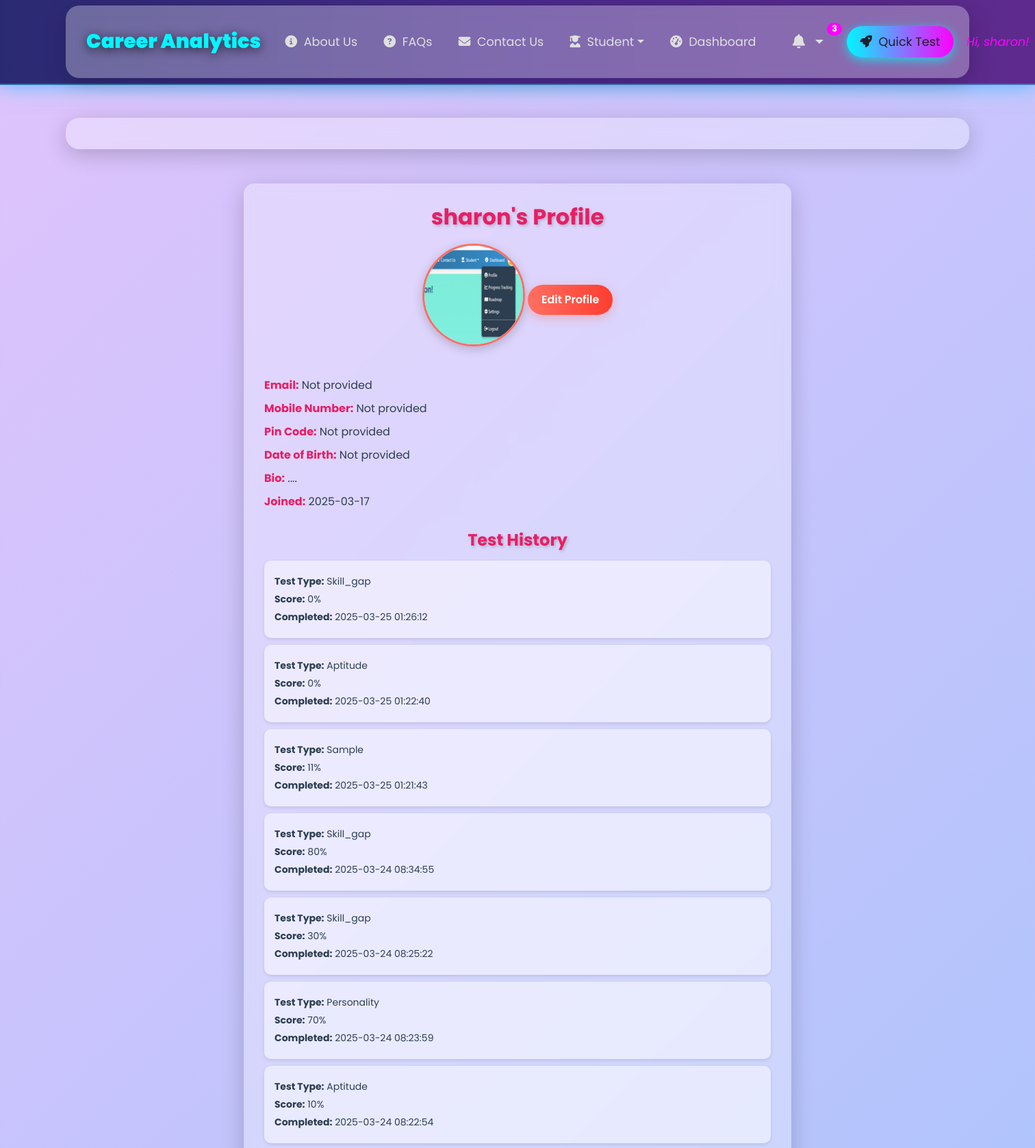
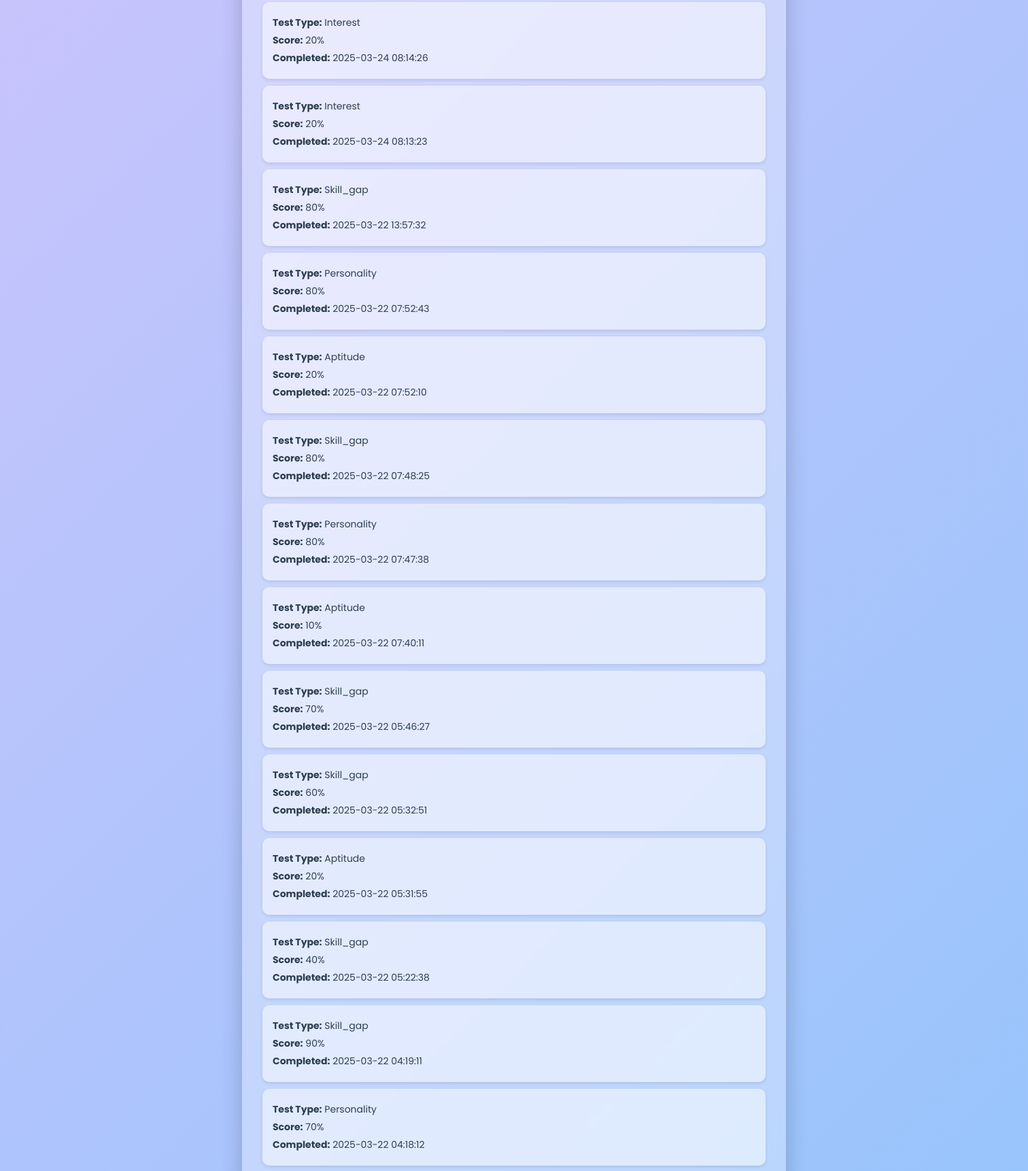
The page /profile (signed in, upper part) on the database its author committed (2 pictures, top to bottom).
### app.py (models this page shows)
class User(UserMixin, db.Model):
    id = db.Column(db.Integer, primary_key=True)
    username = db.Column(db.String(150), unique=True, nullable=False)
    password = db.Column(db.String(150), nullable=False)
    email = db.Column(db.String(150), unique=True, nullable=True)
    mobile_number = db.Column(db.String(15), nullable=True)
    pin_code = db.Column(db.String(10), nullable=True)
    dob = db.Column(db.DateTime, nullable=True)
    created_at = db.Column(db.DateTime, default=datetime.utcnow)
    tests = db.relationship('TestResult', backref='user', lazy=True)
    theme = db.Column(db.String(20), default='dark')
    animations_enabled = db.Column(db.Boolean, default=True)
    profile_image = db.Column(db.String(150), nullable=True, default='images/default_profile.jpg')
    bio = db.Column(db.Text, nullable=True)  # Added bio field to User model
    badges = db.relationship('Badge', backref='user', lazy=True)
    notifications = db.relationship('Notification', backref='user', lazy=True)

class TestResult(db.Model):
    id = db.Column(db.Integer, primary_key=True)
    user_id = db.Column(db.Integer, db.ForeignKey('user.id'), nullable=True)
    test_type = db.Column(db.String(50), nullable=False)
    score = db.Column(db.Integer, nullable=False)
    time_spent = db.Column(db.Integer, nullable=True)
    details = db.Column(db.Text, nullable=True)  # Store JSON string of detailed results
    completed_at = db.Column(db.DateTime, default=datetime.utcnow)

### app.py (the view)
@app.route('/profile')
@login_required
def profile():
    test_history = TestResult.query.filter_by(user_id=current_user.id).order_by(TestResult.completed_at.desc()).all()
    badges = Badge.query.filter_by(user_id=current_user.id).order_by(Badge.date_earned.desc()).all()
    notifications = Notification.query.filter_by(user_id=current_user.id, is_read=False).order_by(Notification.date.desc()).limit(5).all()
    return render_template('profile.html', user=current_user, test_history=test_history, badges=badges, active_page='profile', notifications=notifications)

### app.py (called while the page is built)
@login_manager.user_loader
def load_user(user_id):
    return db.session.get(User, int(user_id))

### templates/profile.html (shortened to what this page needs)
{% extends "base.html" %}
{% block content %}
<div class="profile-container">
    <div class="profile-header">
        <h1>{{ user.username }}'s Profile</h1>
        <img src="{{ url_for('static', filename=user.profile_image if user.profile_image else 'images/default_profile.jpg') }}" alt="Profile Picture" class="profile-image">
        <a href="{{ url_for('profile_edit') }}" class="btn-edit">Edit Profile</a>
    </div>
    <div class="profile-info">
        <p><strong>Email:</strong> {{ user.email or 'Not provided' }}</p>
        <p><strong>Mobile Number:</strong> {{ user.mobile_number or 'Not provided' }}</p>
        <p><strong>Pin Code:</strong> {{ user.pin_code or 'Not provided' }}</p>
        <p><strong>Date of Birth:</strong> {{ user.dob.strftime('%Y-%m-%d') if user.dob else 'Not provided' }}</p>
        <p><strong>Bio:</strong> {{ user.bio or 'No bio available' }}</p>
        <p><strong>Joined:</strong> {{ user.created_at.strftime('%Y-%m-%d') }}</p>
    </div>
    <div class="test-history">
        <h2>Test History</h2>
        {% if test_history %}
            <ul>
                {% for test in test_history %}
                    <li>
                        <p><strong>Test Type:</strong> {{ test.test_type | capitalize }}</p>
                        <p><strong>Score:</strong> {{ test.score }}%</p>
                        <p><strong>Completed:</strong> {{ test.completed_at.strftime('%Y-%m-%d %H:%M:%S') }}</p>
                    </li>
                {% endfor %}
            </ul>
        {% else %}
            <p>No tests taken yet.</p>
        {% endif %}
    </div>
</div>
{% endblock %}

### templates/base.html (shortened to what this page needs)
<!DOCTYPE html>
<html lang="en">
<head>
    <link href="https://cdn.jsdelivr.net/npm/bootstrap@5.3.0/dist/css/bootstrap.min.css" rel="stylesheet">
    <link rel="stylesheet" href="{{ url_for('static', filename='css/main.css') }}">
    <link rel="stylesheet" href="https://cdnjs.cloudflare.com/ajax/libs/font-awesome/6.6.0/css/all.min.css">
    <link rel="stylesheet" href="https://cdn.jsdelivr.net/npm/bootstrap-icons@1.10.5/font/bootstrap-icons.css">
    <link rel="stylesheet" href="{{ url_for('static', filename='css/style.css') }}">
    <link rel="stylesheet" href="{{ url_for('static', filename='css/personality.css') }}">
</head>
<body class="{% if active_page == 'dashboard' %}dashboard-page{% endif %}">
    <nav class="navbar custom-navbar navbar-expand-lg navbar-dark fixed-top">
        <div class="container">
            <div class="navbar-brand-container">
                <a class="navbar-brand {% if active_page == 'index' %}active{% endif %}" href="{{ url_for('index') }}">Career Analytics</a>
            </div>
            <div class="collapse navbar-collapse" id="navbarNav">
                <ul class="navbar-nav ms-auto align-items-center">
                    <li class="nav-item">
                        <a class="nav-link {% if active_page == 'about' %}active{% endif %}" href="{{ url_for('about') }}"><i class="fas fa-info-circle"></i> About Us</a>
                    </li>
                    <li class="nav-item">
                        <a class="nav-link {% if active_page == 'faq' %}active{% endif %}" href="{{ url_for('faq') }}"><i class="fas fa-question-circle"></i> FAQs</a>
                    </li>
                    <li class="nav-item">
                        <a class="nav-link {% if active_page == 'contact' %}active{% endif %}" href="{{ url_for('contact') }}"><i class="fas fa-envelope"></i> Contact Us</a>
                    </li>
                    <li class="nav-item dropdown">
                        <a class="nav-link dropdown-toggle {% if active_page == 'student' %}active{% endif %}" href="#" id="studentDropdown" role="button"
                           data-bs-toggle="dropdown" aria-expanded="false">
                           <i class="fas fa-user-graduate"></i> Student
                        </a>
                    </li>
                    {% if current_user.is_authenticated %}
                        <li class="nav-item">
                            <a class="nav-link {% if active_page == 'dashboard' %}active{% endif %}" href="{{ url_for('dashboard') }}"><i class="fas fa-tachometer-alt"></i> Dashboard</a>
                        </li>
                        <li class="nav-item dropdown">
                            <a class="nav-link notification-bell dropdown-toggle" href="#" id="notificationDropdown" role="button"
                               data-bs-toggle="dropdown" aria-expanded="false">
                                <i class="fas fa-bell"></i>
                                {% set unread_count = notifications|selectattr('is_read', 'equalto', False)|list|length %}
                                {% if unread_count > 0 %}
                                    <span class="badge">{{ unread_count }}</span>
                                {% endif %}
                            </a>
                        </li>
                    {% endif %}
                    <li class="nav-item">
                        <a class="nav-link quick-test" href="{{ url_for('test',type='sample') }}"><i class="fas fa-rocket"></i> Quick Test</a>
                    </li>
                    {% if current_user.is_authenticated %}
                        <li class="nav-item user-greeting">
                            <span class="nav-link">Hi, {{ current_user.username }}!</span>
                        </li>
                    {% endif %}
                </ul>
            </div>
        </div>
    </nav>
    <div class="container mt-5 pt-3">
    </div>
    {% block content %}{% endblock %}
</body>
</html>

### static/css/main.css (style rules this page uses)
:root { --primary: #2A5C82; --secondary: #5BA4E6; --accent: #FFD700; --success: #4CAF50; --danger: #f44336; }

### static/css/style.css (style rules this page uses)
.container { background: rgba(255, 255, 255, 0.3); border-radius: 20px; padding: 30px; backdrop-filter: blur(10px); box-shadow: 0 8px 32px rgba(0, 0, 0, 0.2); animation: fadeIn 1s ease-in-out; }

### static/css/personality.css (style rules this page uses)
:root { --primary: #4f46e5; --secondary: #4338ca; --accent: #f59e0b; --background: #f1f5f9; }

### templates/base.html (style rules this page uses)
.navbar.custom-navbar { background: linear-gradient(90deg, #2a2a72, #4a2a8d, #5e2a8d) !important; padding: 0.5rem 1.5rem; box-shadow: 0 5px 25px rgba(0, 247, 255, 0.5), 0 -5px 25px rgba(255, 0, 255, 0.5); position: relative; animation: navbarGlow 3s infinite alternate; border-bottom: 2px solid rgba(0, 247, 255, 0.3); backdrop-filter: blur(5px); -webkit-backdrop-filter: blur(5px); }
.navbar.custom-navbar::before { content: ''; position: absolute; top: 0; left: -100%; width: 100%; height: 100%; background: linear-gradient(90deg, transparent, rgba(0, 247, 255, 0.3), transparent); animation: shine 4s infinite; }
.navbar-brand-container { flex: 0 0 auto; }
.navbar-brand { font-size: 1.8rem; font-weight: 900; color: #00f7ff !important; text-shadow: 0 3px 15px rgba(0, 0, 0, 0.7); transition: transform 0.3s ease, color 0.3s ease; }
.navbar-nav { flex: 0 0 auto; margin-left: auto; }
.nav-link { color: #e0e0e0 !important; font-size: 1.1rem; padding: 0.6rem 1.2rem !important; transition: color 0.3s ease, background 0.3s ease, transform 0.3s ease; display: flex; align-items: center; position: relative; }
.nav-link i { margin-right: 0.6rem; }
.notification-bell { position: relative; margin-left: 15px; color: #e0e0e0; font-size: 1.3rem; cursor: pointer; transition: transform 0.3s ease; }
.notification-bell .badge { position: absolute; top: -8px; right: -8px; background: #ff00ff; color: #fff; border-radius: 50%; padding: 3px 7px; font-size: 0.8rem; }
.quick-test { background: linear-gradient(to right, #00f7ff, #ff00ff) !important; color: #1e1e2f !important; border-radius: 25px; padding: 0.6rem 1.2rem !important; transition: transform 0.3s ease, background 0.3s ease; box-shadow: 0 4px 15px rgba(0, 247, 255, 0.7); margin-left: 15px; }
.user-greeting .nav-link { color: #ff00ff !important; font-style: italic; pointer-events: none; font-size: 1.1rem; }

### templates/profile.html (style rules this page uses)
body { background: linear-gradient(135deg, #e0c3fc 0%, #8ec5fc 100%) !important; color: #2c3e50; font-family: 'Poppins', sans-serif; min-height: 100vh; overflow-x: hidden; margin: 0; padding: 0; }
.profile-container { max-width: 800px; margin: 50px auto; padding: 30px; background: rgba(255, 255, 255, 0.3); border-radius: 15px; box-shadow: 0 8px 32px rgba(0, 0, 0, 0.2); backdrop-filter: blur(10px); animation: fadeIn 1s ease-in-out; }
h1, h2 { text-align: center; color: #e91e63; font-weight: 700; text-shadow: 2px 2px 4px rgba(0, 0, 0, 0.2); }
h1 { font-size: 32px; margin-bottom: 20px; }
h2 { font-size: 24px; margin-top: 30px; margin-bottom: 15px; }
.profile-header { text-align: center; margin-bottom: 30px; }
.profile-image { width: 150px; height: 150px; border-radius: 50%; object-fit: cover; border: 3px solid #ff6f61; box-shadow: 0 4px 15px rgba(0, 0, 0, 0.2); margin-bottom: 15px; }
.profile-info p { font-size: 16px; margin: 10px 0; color: #2c3e50; }
.profile-info p strong { color: #e91e63; }
.btn-edit { display: inline-block; padding: 10px 20px; background: linear-gradient(90deg, #ff6f61, #ff3d2e); color: #fff; text-decoration: none; border-radius: 25px; font-size: 16px; font-weight: 600; box-shadow: 0 4px 15px rgba(255, 111, 97, 0.4); transition: transform 0.3s, box-shadow 0.3s; }
.test-history, .badges { margin-top: 30px; }
.test-history ul, .badges ul { list-style: none; padding: 0; }
.test-history li, .badges li { background: rgba(255, 255, 255, 0.5); padding: 15px; margin-bottom: 10px; border-radius: 10px; box-shadow: 0 2px 5px rgba(0, 0, 0, 0.1); }
.test-history li p, .badges li p { margin: 5px 0; font-size: 14px; }

### rows shown on the page
User: username "sharon", profile_image (picture), email "Not provided", mobile_number "Not provided", pin_code "Not provided", dob "Not provided", bio "....", created_at "2025-03-17"
TestResult: test_type "Skill_gap", score "0", completed_at "2025-03-25 01:26:12"
TestResult: test_type "Aptitude", score "0", completed_at "2025-03-25 01:22:40"
TestResult: test_type "Sample", score "11", completed_at "2025-03-25 01:21:43"
TestResult: test_type "Skill_gap", score "80", completed_at "2025-03-24 08:34:55"
TestResult: test_type "Skill_gap", score "30", completed_at "2025-03-24 08:25:22"
TestResult: test_type "Personality", score "70", completed_at "2025-03-24 08:23:59"
TestResult: test_type "Aptitude", score "10", completed_at "2025-03-24 08:22:54"
TestResult: test_type "Interest", score "20", completed_at "2025-03-24 08:14:26"
TestResult: test_type "Interest", score "20", completed_at "2025-03-24 08:13:23"
TestResult: test_type "Skill_gap", score "80", completed_at "2025-03-22 13:57:32"
TestResult: test_type "Personality", score "80", completed_at "2025-03-22 07:52:43"
TestResult: test_type "Aptitude", score "20", completed_at "2025-03-22 07:52:10"
TestResult: test_type "Skill_gap", score "80", completed_at "2025-03-22 07:48:25"
TestResult: test_type "Personality", score "80", completed_at "2025-03-22 07:47:38"
TestResult: test_type "Aptitude", score "10", completed_at "2025-03-22 07:40:11"
TestResult: test_type "Skill_gap", score "70", completed_at "2025-03-22 05:46:27"
TestResult: test_type "Skill_gap", score "60", completed_at "2025-03-22 05:32:51"
TestResult: test_type "Aptitude", score "20", completed_at "2025-03-22 05:31:55"
TestResult: test_type "Skill_gap", score "40", completed_at "2025-03-22 05:22:38"
TestResult: test_type "Skill_gap", score "90", completed_at "2025-03-22 04:19:11"
TestResult: test_type "Personality", score "70", completed_at "2025-03-22 04:18:12"

### other values the page prints
{{ unread_count }} "3"
